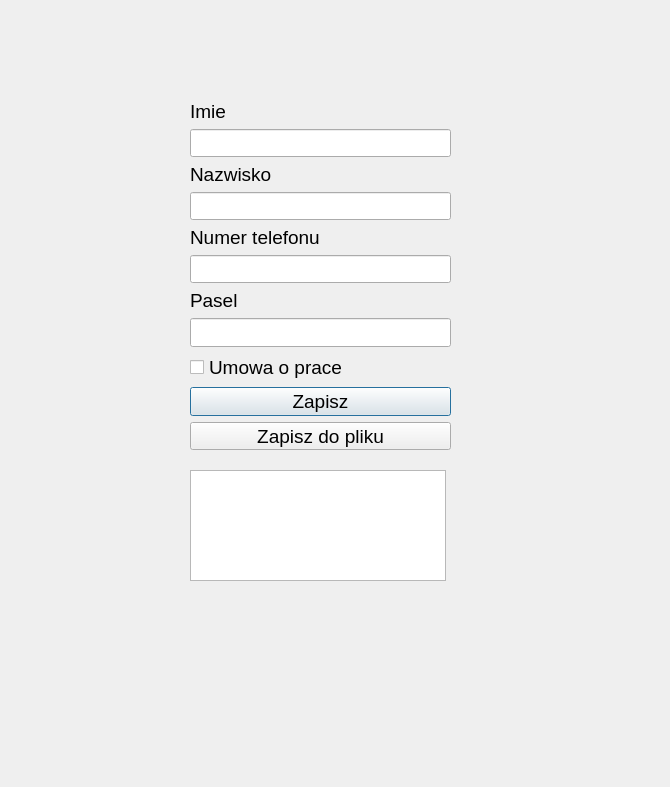
<?xml version="1.0" encoding="UTF-8"?>
<ui version="4.0">
 <class>Dialog</class>
 <widget class="QDialog" name="Dialog">
  <property name="geometry">
   <rect>
    <x>0</x>
    <y>0</y>
    <width>670</width>
    <height>787</height>
   </rect>
  </property>
  <property name="font">
   <font>
    <pointsize>14</pointsize>
   </font>
  </property>
  <property name="windowTitle">
   <string>Dialog</string>
  </property>
  <property name="layoutDirection">
   <enum>Qt::LeftToRight</enum>
  </property>
  <property name="styleSheet">
   <string notr="true">background-color: {#222222};</string>
  </property>
  <widget class="QWidget" name="verticalLayoutWidget">
   <property name="geometry">
    <rect>
     <x>190</x>
     <y>100</y>
     <width>261</width>
     <height>351</height>
    </rect>
   </property>
   <layout class="QVBoxLayout" name="verticalLayout">
    <item>
     <widget class="QLabel" name="label">
      <property name="text">
       <string>Imie</string>
      </property>
     </widget>
    </item>
    <item>
     <widget class="QLineEdit" name="lineEdit_name"/>
    </item>
    <item>
     <widget class="QLabel" name="label_2">
      <property name="text">
       <string>Nazwisko</string>
      </property>
     </widget>
    </item>
    <item>
     <widget class="QLineEdit" name="lineEdit_surname"/>
    </item>
    <item>
     <widget class="QLabel" name="label_3">
      <property name="text">
       <string>Numer telefonu</string>
      </property>
     </widget>
    </item>
    <item>
     <widget class="QLineEdit" name="lineEdit_numertelefonu"/>
    </item>
    <item>
     <widget class="QLabel" name="label_4">
      <property name="text">
       <string>Pasel</string>
      </property>
     </widget>
    </item>
    <item>
     <widget class="QLineEdit" name="lineEdit_pesel"/>
    </item>
    <item>
     <widget class="QCheckBox" name="checkBox_umowa">
      <property name="text">
       <string>Umowa o prace</string>
      </property>
     </widget>
    </item>
    <item>
     <widget class="QPushButton" name="pushButton_zapisz">
      <property name="minimumSize">
       <size>
        <width>0</width>
        <height>0</height>
       </size>
      </property>
      <property name="text">
       <string>Zapisz</string>
      </property>
     </widget>
    </item>
    <item>
     <widget class="QPushButton" name="pushButton_zapisz_2">
      <property name="minimumSize">
       <size>
        <width>0</width>
        <height>0</height>
       </size>
      </property>
      <property name="text">
       <string>Zapisz do pliku</string>
      </property>
     </widget>
    </item>
   </layout>
  </widget>
  <widget class="QListWidget" name="listWidget">
   <property name="geometry">
    <rect>
     <x>190</x>
     <y>470</y>
     <width>256</width>
     <height>111</height>
    </rect>
   </property>
  </widget>
 </widget>
 <resources/>
 <connections/>
</ui>
